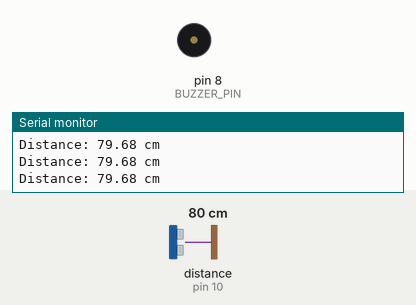
Bench run of a sketch on a simulated Arduino Uno, built with avr-gcc and run on an emulated ATmega328P. Shown: buzzer (waves = sounding), the last lines printed to the serial monitor. Wiring (inferred from the names in the program): ultrasonic range finder: trigger pin 9; echo pin 10. Inputs (shaded band) come from the test bench; at power-on: distance to the obstacle (sensor on pin 10) 80 cm. The echo pulse lasts 58.3 µs per cm.

Above: at 1.2 s.
1.3 s: distance to the obstacle (sensor on pin 10) set to 18 cm
2.8 s: distance to the obstacle (sensor on pin 10) set to 13 cm
At 4.5 s:
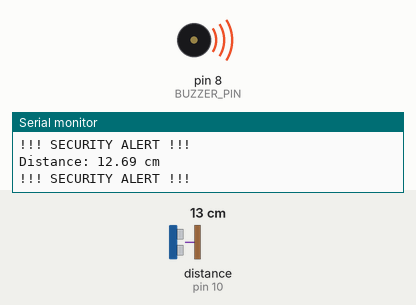
Timing chart, 0 to 6.0 s (numbered marks = the images above; inputs shaded):
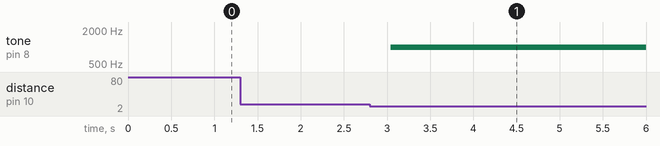

Measured:
- the behaviour switches between 16 and 15 cm on distance to the obstacle (sensor on pin 10) (found by bisection; images 0 and 1)
- after the input at 2.8 s, tone on pin 8 (BUZZER_PIN): silent → 1000 Hz after 0.24 s

The sketch:

ultrasonic_security_alert.ino
```cpp
#define TRIG_PIN 9
#define ECHO_PIN 10
#define BUZZER_PIN 8
#define ALERT_DISTANCE 15  // cm

void setup() {
  Serial.begin(9600);
  pinMode(TRIG_PIN, OUTPUT);
  pinMode(ECHO_PIN, INPUT);
  pinMode(BUZZER_PIN, OUTPUT);
  Serial.println("Security system active...");
}

float getDistance() {
  // Send ultrasonic pulse
  digitalWrite(TRIG_PIN, LOW);
  delayMicroseconds(2);
  digitalWrite(TRIG_PIN, HIGH);
  delayMicroseconds(10);
  digitalWrite(TRIG_PIN, LOW);

  // Read the echo pulse duration
  long duration = pulseIn(ECHO_PIN, HIGH);

  // Convert to cm: speed of sound = 343 m/s
  float distance = (duration * 0.0343) / 2;
  return distance;
}

void loop() {
  float dist = getDistance();

  Serial.print("Distance: ");
  Serial.print(dist);
  Serial.println(" cm");

  if (dist > 0 && dist < ALERT_DISTANCE) {
    Serial.println("!!! SECURITY ALERT !!!");
    // Beep the buzzer
    tone(BUZZER_PIN, 1000, 500); // 1kHz tone for 500ms
  } else {
    noTone(BUZZER_PIN);
  }

  delay(300);
}
```
